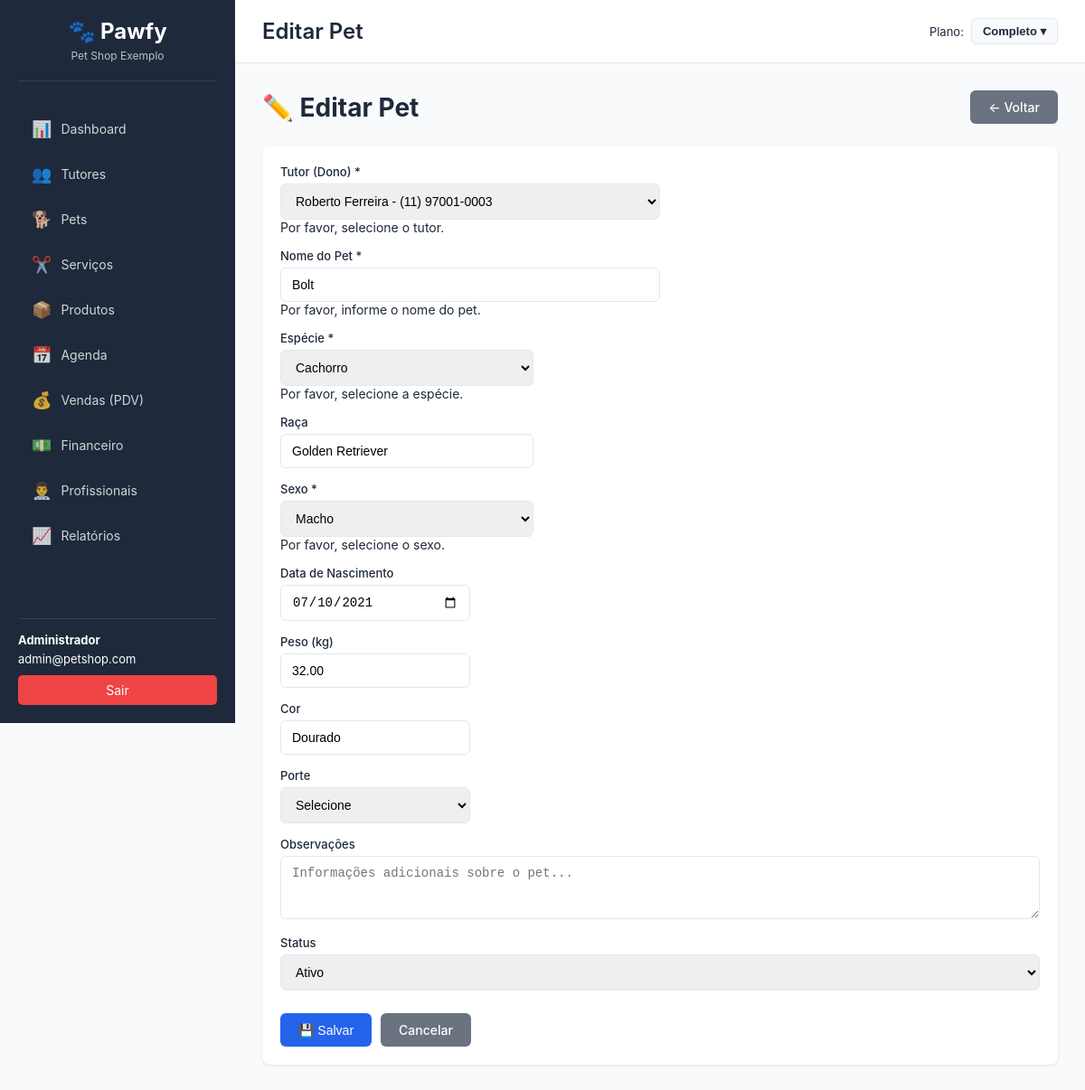
The page /?page=pets&action=edit&id=1 (signed in) on the database its author committed.
### tables this page shows
CREATE TABLE IF NOT EXISTS pets (
    id INT AUTO_INCREMENT PRIMARY KEY,
    company_id INT NOT NULL,
    tutor_id INT NOT NULL,
    nome VARCHAR(255) NOT NULL,
    especie ENUM('cachorro', 'gato', 'passaro', 'roedor', 'reptil', 'outro') NOT NULL,
    raca VARCHAR(100),
    sexo ENUM('macho', 'femea') NOT NULL,
    data_nascimento DATE,
    peso DECIMAL(8,2),
    cor VARCHAR(50),
    porte ENUM('mini', 'pequeno', 'medio', 'grande', 'gigante'),
    observacoes TEXT,
    status ENUM('ativo', 'inativo', 'falecido') DEFAULT 'ativo',
    data_criacao TIMESTAMP DEFAULT CURRENT_TIMESTAMP,
    data_atualizacao TIMESTAMP DEFAULT CURRENT_TIMESTAMP ON UPDATE CURRENT_TIMESTAMP,
    FOREIGN KEY (company_id) REFERENCES companies(id) ON DELETE CASCADE,
    FOREIGN KEY (tutor_id) REFERENCES tutors(id) ON DELETE CASCADE,
    INDEX idx_company (company_id),
    INDEX idx_tutor (tutor_id),
    INDEX idx_nome (nome)
);

CREATE TABLE IF NOT EXISTS tutors (
    id INT AUTO_INCREMENT PRIMARY KEY,
    company_id INT NOT NULL,
    nome VARCHAR(255) NOT NULL,
    cpf VARCHAR(14),
    telefone VARCHAR(20),
    whatsapp VARCHAR(20),
    email VARCHAR(255),
    endereco TEXT,
    cidade VARCHAR(100),
    estado VARCHAR(2),
    cep VARCHAR(10),
    observacoes TEXT,
    status ENUM('ativo', 'inativo') DEFAULT 'ativo',
    data_criacao TIMESTAMP DEFAULT CURRENT_TIMESTAMP,
    data_atualizacao TIMESTAMP DEFAULT CURRENT_TIMESTAMP ON UPDATE CURRENT_TIMESTAMP,
    FOREIGN KEY (company_id) REFERENCES companies(id) ON DELETE CASCADE,
    INDEX idx_company (company_id),
    INDEX idx_nome (nome),
    INDEX idx_telefone (telefone)
);

### database/connection.php (called while the page is built, shortened)
<?php
require_once __DIR__ . '/../config/config.php';
class Database {
    private static $instance = null;
    private $connection;
    private function __construct() {
        try {
            $dsn = "mysql:host=" . DB_HOST . ";dbname=" . DB_NAME . ";charset=" . DB_CHARSET;
            $options = [
                PDO::ATTR_ERRMODE => PDO::ERRMODE_EXCEPTION,
                PDO::ATTR_DEFAULT_FETCH_MODE => PDO::FETCH_ASSOC,
                PDO::ATTR_EMULATE_PREPARES => false,
                PDO::MYSQL_ATTR_INIT_COMMAND => "SET NAMES " . DB_CHARSET
            ];
            $this->connection = new PDO($dsn, DB_USER, DB_PASS, $options);
        } catch (PDOException $e) {
            die("Erro na conexão com o banco de dados: " . $e->getMessage());
        }
    }
    public static function getInstance() {
        if (self::$instance === null) {
            self::$instance = new self();
        }
        return self::$instance;
    }
    public function query($sql, $params = []) {
        try {
            $stmt = $this->connection->prepare($sql);
            $stmt->execute($params);
            return $stmt->fetchAll();
        } catch (PDOException $e) {
            error_log("Erro na query: " . $e->getMessage());
            return false;
        }
    }
    public function queryOne($sql, $params = []) {
        try {
            $stmt = $this->connection->prepare($sql);
            $stmt->execute($params);
            return $stmt->fetch();
        } catch (PDOException $e) {
            error_log("Erro na query: " . $e->getMessage());
            return false;
        }
    }
}

### classes/Pet.class.php (called while the page is built, shortened)
<?php
require_once __DIR__ . '/../database/connection.php';
class Pet {
    private $db;
    private $company_id;
    public function __construct($company_id = null) {
        $this->db = Database::getInstance();
        $this->company_id = $company_id ?? getCompanyId();
    }
    public function getById($id) {
        $sql = "SELECT p.*, t.nome as tutor_nome, t.telefone as tutor_telefone
                FROM pets p
                LEFT JOIN tutors t ON p.tutor_id = t.id
                WHERE p.id = :id AND p.company_id = :company_id";
        $params = [
            ':id' => $id,
            ':company_id' => $this->company_id
        ];
        return $this->db->queryOne($sql, $params);
    }
}

### config/config.php (called while the page is built, shortened)
<?php
function getCompanyId() {
    return $_SESSION['company_id'] ?? null;
}
function moduloDisponivel($modulo) {
    $plano = $_SESSION['plano'] ?? 'completo';
    return in_array($modulo, PLANOS[$plano]['modulos']);
}

### classes/Tutor.class.php (called while the page is built, shortened)
<?php
require_once __DIR__ . '/../database/connection.php';
class Tutor {
    private $db;
    private $company_id;
    public function __construct($company_id = null) {
        $this->db = Database::getInstance();
        $this->company_id = $company_id ?? getCompanyId();
    }
    public function getAll($filtros = []) {
        $sql = "SELECT * FROM tutors WHERE company_id = :company_id";
        $params = [':company_id' => $this->company_id];
        $allowed_sort = ['id', 'nome', 'telefone', 'email', 'status'];
        $sort_col = (isset($filtros['orderby']) && in_array($filtros['orderby'], $allowed_sort)) ? $filtros['orderby'] : 'id';
        $sort_dir = (isset($filtros['order']) && strtolower($filtros['order']) === 'desc') ? 'DESC' : 'ASC';
        $sql .= " ORDER BY $sort_col $sort_dir";
        return $this->db->query($sql, $params);
    }
}

### views/pets/form.php (the view, shortened to what this page needs)
<?php
$page_title = isset($dados['id']) ? 'Editar Pet' : 'Novo Pet';
?>
<div class="page-header">
    <h1><?= isset($dados['id']) ? '✏️ Editar Pet' : '➕ Novo Pet' ?></h1>
    <a href="?page=pets&action=list" class="btn btn-secondary">← Voltar</a>
</div>
<div class="card">
    <div class="card-body">
        <form method="POST" class="needs-validation" novalidate>
            <div class="row">
                <div class="col-md-6">
                    <div class="form-group">
                        <label for="tutor_id">Tutor (Dono) *</label>
                        <select name="tutor_id" id="tutor_id" class="form-control" required>
                            <?php foreach ($tutores as $t): ?>
                                <option value="<?= $t['id'] ?>" <?= (isset($dados['tutor_id']) && $dados['tutor_id'] == $t['id']) ? 'selected' : '' ?>>
                                    <?= htmlspecialchars($t['nome']) ?> - <?= htmlspecialchars($t['telefone'] ?? '') ?>
                                </option>
                            <?php endforeach; ?>
                        </select>
                        <div class="invalid-feedback">Por favor, selecione o tutor.</div>
                    </div>
                </div>
                <div class="col-md-6">
                    <div class="form-group">
                        <label for="nome">Nome do Pet *</label>
                        <input type="text" name="nome" id="nome" class="form-control"
                               value="<?= htmlspecialchars($dados['nome'] ?? '') ?>" required>
                        <div class="invalid-feedback">Por favor, informe o nome do pet.</div>
                    </div>
                </div>
                <div class="col-md-4">
                    <div class="form-group">
                        <label for="especie">Espécie *</label>
                        <select name="especie" id="especie" class="form-control" required>
                            <option value="cachorro" <?= (isset($dados['especie']) && $dados['especie'] == 'cachorro') ? 'selected' : '' ?>>Cachorro</option>
                        </select>
                        <div class="invalid-feedback">Por favor, selecione a espécie.</div>
                    </div>
                </div>
                <div class="col-md-4">
                    <div class="form-group">
                        <label for="raca">Raça</label>
                        <input type="text" name="raca" id="raca" class="form-control"
                               value="<?= htmlspecialchars($dados['raca'] ?? '') ?>" placeholder="Ex: Poodle, SRD, etc.">
                    </div>
                </div>
                <div class="col-md-4">
                    <div class="form-group">
                        <label for="sexo">Sexo *</label>
                        <select name="sexo" id="sexo" class="form-control" required>
                            <option value="macho" <?= (isset($dados['sexo']) && $dados['sexo'] == 'macho') ? 'selected' : '' ?>>Macho</option>
                        </select>
                        <div class="invalid-feedback">Por favor, selecione o sexo.</div>
                    </div>
                </div>
                <div class="col-md-3">
                    <div class="form-group">
                        <label for="data_nascimento">Data de Nascimento</label>
                        <input type="date" name="data_nascimento" id="data_nascimento" class="form-control"
                               value="<?= $dados['data_nascimento'] ?? '' ?>">
                    </div>
                </div>
                <div class="col-md-3">
                    <div class="form-group">
                        <label for="peso">Peso (kg)</label>
                        <input type="number" name="peso" id="peso" class="form-control" step="0.01" min="0"
                               value="<?= $dados['peso'] ?? '' ?>" placeholder="Ex: 5.5">
                    </div>
                </div>
                <div class="col-md-3">
                    <div class="form-group">
                        <label for="cor">Cor</label>
                        <input type="text" name="cor" id="cor" class="form-control"
                               value="<?= htmlspecialchars($dados['cor'] ?? '') ?>" placeholder="Ex: Branco, Preto">
                    </div>
                </div>
                <div class="col-md-3">
                    <div class="form-group">
                        <label for="porte">Porte</label>
                        <select name="porte" id="porte" class="form-control">
                            <option value="">Selecione</option>
                        </select>
                    </div>
                </div>
                <div class="col-md-12">
                    <div class="form-group">
                        <label for="observacoes">Observações</label>
                        <textarea name="observacoes" id="observacoes" class="form-control" rows="3"
                                  placeholder="Informações adicionais sobre o pet..."><?= htmlspecialchars($dados['observacoes'] ?? '') ?></textarea>
                    </div>
                </div>
                <?php if (isset($dados['id'])): ?>
                <div class="col-md-12">
                    <div class="form-group">
                        <label for="status">Status</label>
                        <select name="status" id="status" class="form-control">
                            <option value="ativo" <?= (isset($dados['status']) && $dados['status'] == 'ativo') ? 'selected' : '' ?>>Ativo</option>
                        </select>
                    </div>
                </div>
                <?php endif; ?>
            </div>
            <div class="form-actions">
                <button type="submit" class="btn btn-primary">💾 Salvar</button>
                <a href="?page=pets&action=list" class="btn btn-secondary">Cancelar</a>
            </div>
        </form>
    </div>
</div>
<?php
$content = ob_get_clean();
include __DIR__ . '/../template.php';
?>

### views/template.php (shortened to what this page needs)
<!DOCTYPE html>
<html lang="pt-BR">
<head>
    <link rel="stylesheet" href="<?= APP_URL ?>/public/css/style.css">
</head>
<body>
    <div class="wrapper">
        <aside class="sidebar">
            <div class="logo">
                <h2>🐾 Pawfy</h2>
                <p><?= $_SESSION['company_name'] ?? 'Sistema' ?></p>
            </div>
            <nav class="menu">
                <ul>
                    <li><a href="?page=dashboard"><span>📊</span> Dashboard</a></li>
                    <?php if (moduloDisponivel('tutores')): ?>
                    <li><a href="?page=tutores"><span>👥</span> Tutores</a></li>
                    <?php endif; ?>
                    <?php if (moduloDisponivel('pets')): ?>
                    <li><a href="?page=pets"><span>🐕</span> Pets</a></li>
                    <?php endif; ?>
                    <?php if (moduloDisponivel('servicos')): ?>
                    <li><a href="?page=servicos"><span>✂️</span> Serviços</a></li>
                    <?php endif; ?>
                    <?php if (moduloDisponivel('produtos')): ?>
                    <li><a href="?page=produtos"><span>📦</span> Produtos</a></li>
                    <?php endif; ?>
                    <?php if (moduloDisponivel('agenda')): ?>
                    <li><a href="?page=agenda"><span>📅</span> Agenda</a></li>
                    <?php endif; ?>
                    <?php if (moduloDisponivel('vendas')): ?>
                    <li><a href="?page=vendas"><span>💰</span> Vendas (PDV)</a></li>
                    <?php endif; ?>
                    <?php if (moduloDisponivel('financeiro')): ?>
                    <li><a href="?page=financeiro"><span>💵</span> Financeiro</a></li>
                    <?php endif; ?>
                    <?php if (moduloDisponivel('profissionais')): ?>
                    <li><a href="?page=profissionais"><span>👨‍⚕️</span> Profissionais</a></li>
                    <?php endif; ?>
                    <?php if (moduloDisponivel('relatorios')): ?>
                    <li><a href="?page=relatorios"><span>📈</span> Relatórios</a></li>
                    <?php endif; ?>
                </ul>
            </nav>
            <div class="user-info">
                <p><strong><?= $_SESSION['user_name'] ?? 'Usuário' ?></strong></p>
                <p><?= $_SESSION['user_email'] ?? '' ?></p>
                <a href="<?= APP_URL ?>/public/logout.php" class="btn-logout">Sair</a>
            </div>
        </aside>
        <main class="content">
            <header class="top-bar">
                <div style="display:flex; align-items:center; gap:12px;">
                    <h1><?= $page_title ?? 'Pet Shop SaaS' ?></h1>
                </div>
                <div class="user-actions">
                    <div class="plano-switcher">
                        <span class="plano-label">Plano:</span>
                        <div class="plano-dropdown">
                            <button class="plano-btn">
                                <?= PLANOS[$_SESSION['plano'] ?? 'completo']['nome'] ?> ▾
                            </button>
                        </div>
                    </div>
                </div>
            </header>
            <div class="main-content">
                <?php if (isset($content)) echo $content; ?>
            </div>
        </main>
    </div>
</body>
</html>

### rows shown on the page
pets: id "Editar Pet", tutor_id "Roberto Ferreira - (11) 97001-0003", nome "Bolt", especie "Cachorro", raca "Golden Retriever", sexo "Macho", data_nascimento "07/10/2021", peso "32.00", cor "Dourado", status "Ativo"

### other values the page prints
$_SESSION['company_name'] "Pet Shop Exemplo"
$_SESSION['user_name'] "Administrador"
$_SESSION['user_email'] "admin@petshop.com"
PLANOS[$_SESSION['plano'] ?? 'completo']['nome'] "Completo"
